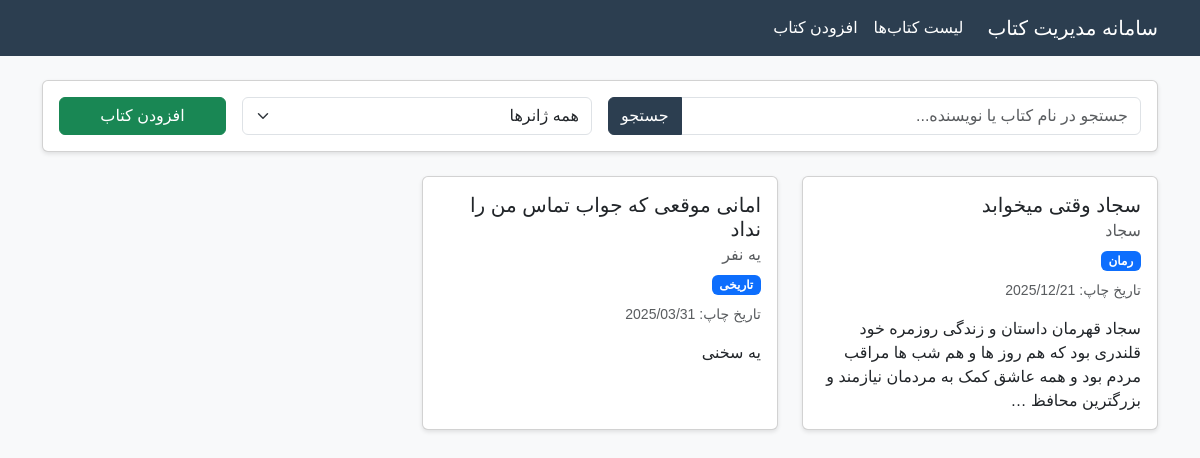
The page / on the database its author committed.
### books/models.py (models this page shows, shortened)
class Book(models.Model):
    title = models.CharField(max_length=200, verbose_name='عنوان کتاب')
    author = models.CharField(max_length=100, verbose_name='نویسنده')
    genre = models.ForeignKey(Genre, on_delete=models.PROTECT, verbose_name='ژانر')
    description = models.TextField(verbose_name='توضیحات')
    published_date = models.DateField(verbose_name='تاریخ چاپ')
    created_at = models.DateTimeField(auto_now_add=True, verbose_name='تاریخ ایجاد')
    updated_at = models.DateTimeField(auto_now=True, verbose_name='تاریخ بروزرسانی')
    class Meta:
        verbose_name = 'کتاب'
        verbose_name_plural = 'کتاب‌ها'
        ordering = ['-published_date']
        indexes = [
            models.Index(fields=['title']),
            models.Index(fields=['author']),
            models.Index(fields=['genre']),
            models.Index(fields=['published_date']),
        ]

class Genre(models.Model):
    name = models.CharField(max_length=100, unique=True, verbose_name='نام ژانر')
    description = models.TextField(blank=True, verbose_name='توضیحات')
    class Meta:
        verbose_name = 'ژانر'
        verbose_name_plural = 'ژانرها'
        ordering = ['name']

### books/views.py (the view)
# urls.py: path('', views.book_list, name='book_list'),
def book_list(request):
    search_query = request.GET.get('q', '')
    genre_filter = request.GET.get('genre', '')
    page_number = request.GET.get('page', 1)
    books = Book.objects.select_related('genre').all()
    if search_query:
        books = books.filter(
            Q(title__icontains=search_query) |
            Q(author__icontains=search_query) |
            Q(description__icontains=search_query)
        )
    if genre_filter:
        books = books.filter(genre__name=genre_filter)
    paginator = Paginator(books, 12)  # Show 12 books per page
    page_obj = paginator.get_page(page_number)
    genres = Genre.objects.all()
    context = {
        'books': page_obj,
        'genres': genres,
        'search_query': search_query,
        'genre_filter': genre_filter,
    }
    return render(request, 'books/book_list.html', context)

### books/templates/books/book_list.html (shortened to what this page needs)
{% extends 'books/base.html' %}
{% block content %}
<div class="row mb-4">
    <div class="col-12">
        <div class="card">
            <div class="card-body">
                <form method="get" class="row g-3">
                    <div class="col-md-6">
                        <div class="input-group">
                            <input type="text" name="q" class="form-control" placeholder="جستجو در نام کتاب یا نویسنده..." value="{{ search_query }}">
                            <button class="btn btn-primary" type="submit">جستجو</button>
                        </div>
                    </div>
                    <div class="col-md-4 d-none d-md-block">
                        <select name="genre" class="form-select" onchange="this.form.submit()">
                            <option value="">همه ژانرها</option>
                        </select>
                    </div>
                    <div class="col-md-2 d-none d-md-block">
                        <a href="{% url 'add_book' %}" class="btn btn-success w-100">افزودن کتاب</a>
                    </div>
                </form>
            </div>
        </div>
    </div>
</div>
{% if books %}
<div class="row row-cols-1 row-cols-md-2 row-cols-lg-3 g-4">
    {% for book in books %}
    <div class="col">
        <div class="card h-100">
            <div class="card-body">
                <h5 class="card-title">{{ book.title }}</h5>
                <h6 class="card-subtitle mb-2 text-muted">{{ book.author }}</h6>
                <p class="card-text">
                    <span class="badge bg-primary">{{ book.genre.name }}</span>
                    <small class="text-muted d-block mt-2">تاریخ چاپ: {{ book.published_date|date:"Y/m/d" }}</small>
                </p>
                <p class="card-text">{{ book.description|truncatewords:30 }}</p>
            </div>
        </div>
    </div>
    {% endfor %}
</div>
{% endif %}
{% endblock %}

### books/templates/books/base.html (shortened to what this page needs)
<!DOCTYPE html>
<html lang="fa" dir="rtl">
<head>
    <link rel="stylesheet" href="https://cdn.jsdelivr.net/npm/bootstrap@5.3.2/dist/css/bootstrap.rtl.min.css">
    <link href="https://cdn.jsdelivr.net/gh/rastikerdar/vazirmatn@v33.003/Vazirmatn-font-face.css" rel="stylesheet" type="text/css" />
</head>
<body>
    <nav class="navbar navbar-expand-lg mb-4">
        <div class="container">
            <a class="navbar-brand" href="{% url 'book_list' %}">سامانه مدیریت کتاب</a>
            <div class="collapse navbar-collapse" id="navbarNav">
                <ul class="navbar-nav me-auto">
                    <li class="nav-item">
                        <a class="nav-link" href="{% url 'book_list' %}">لیست کتاب‌ها</a>
                    </li>
                    <li class="nav-item">
                        <a class="nav-link" href="{% url 'add_book' %}">افزودن کتاب</a>
                    </li>
                </ul>
            </div>
        </div>
    </nav>
    <div class="container">
        {% block content %}
        {% endblock %}
    </div>
</body>
</html>

### books/templates/books/base.html (style rules this page uses)
body { font-family: 'Vazirmatn', sans-serif; background-color: #f8f9fa; }
.navbar { background-color: #2c3e50; }
.navbar-brand, .nav-link { color: white !important; }
.card { box-shadow: 0 2px 4px rgba(0,0,0,0.1); transition: transform 0.2s; }
.btn-primary { background-color: #2c3e50; border-color: #2c3e50; }

### rows shown on the page
Book: title "سجاد وقتی میخوابد", author "سجاد", genre.name "رمان", published_date "2025/12/21", description "سجاد قهرمان داستان و زندگی روزمره خود قلندری بود که هم روز ها و هم شب ها مراقب مردم بود و همه عاشق کمک به مردمان نیازمند و بزرگترین محافظ …"
Book: title "امانی موقعی که جواب تماس من را نداد", author "یه نفر", genre.name "تاریخی", published_date "2025/03/31", description "یه سخنی"
